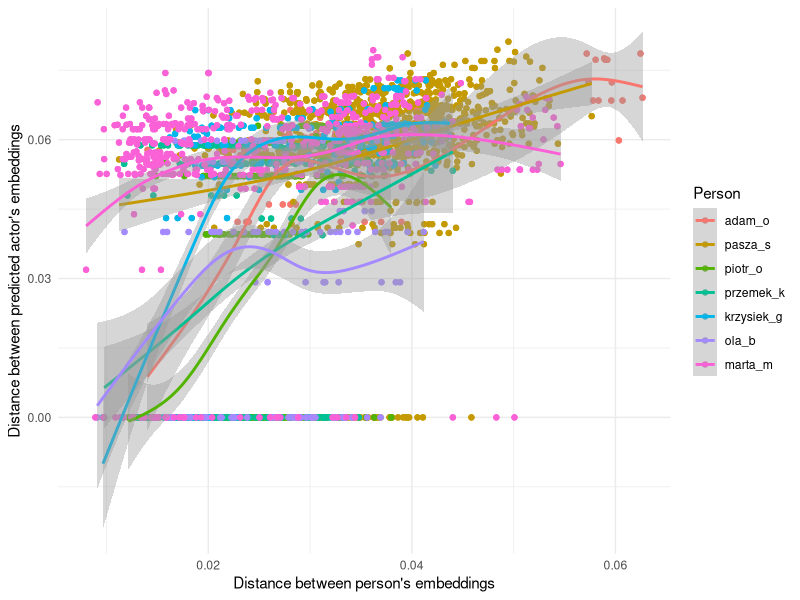
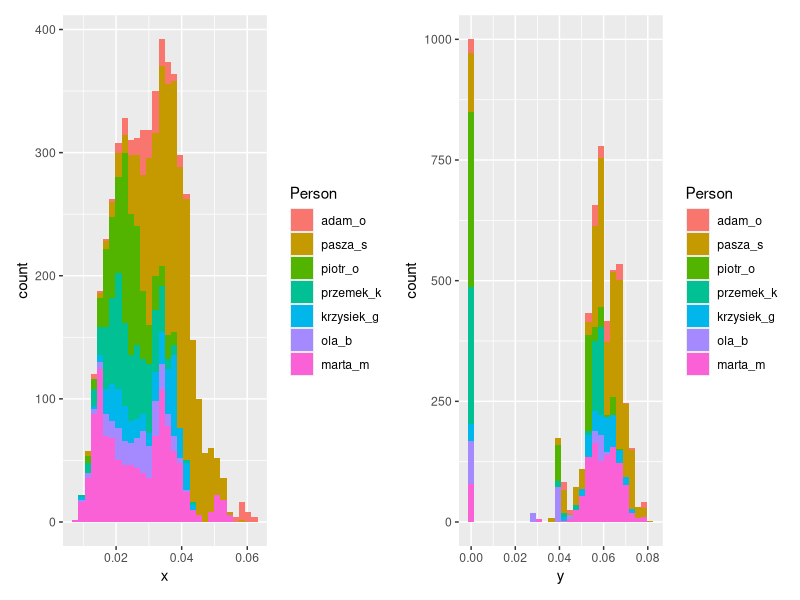
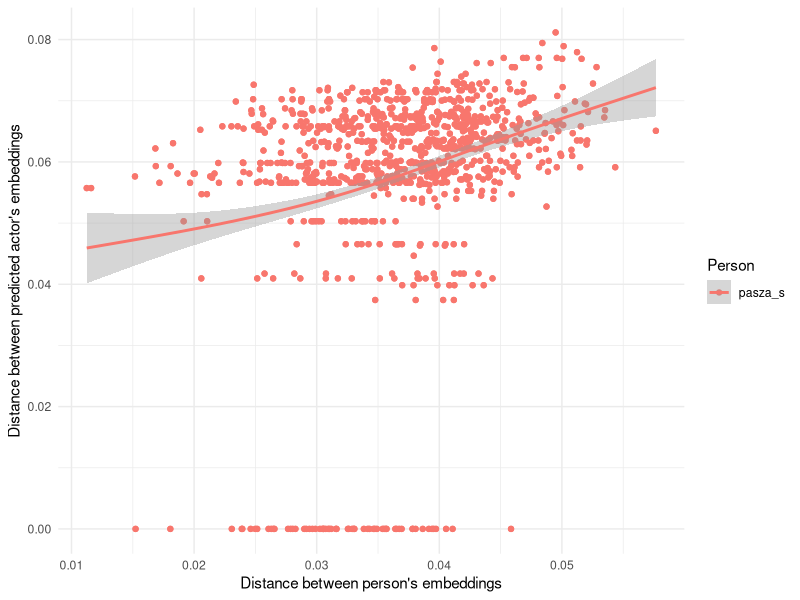
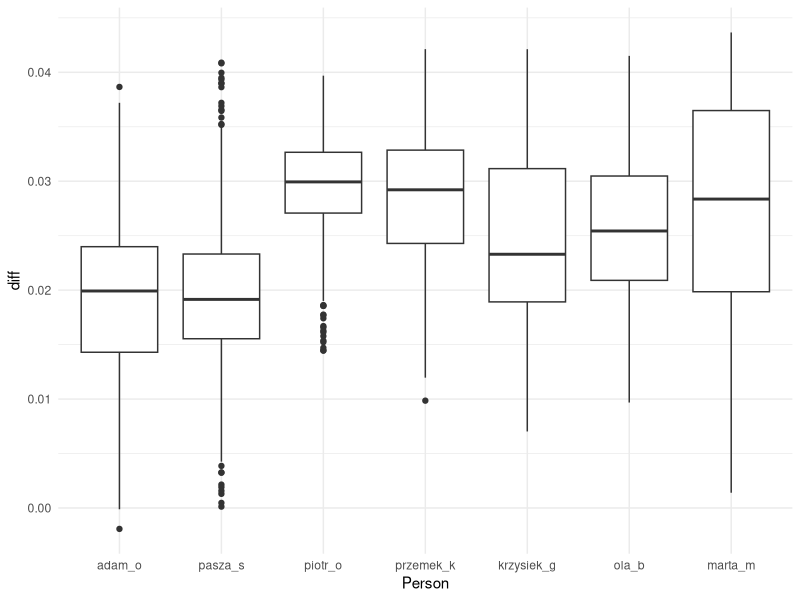
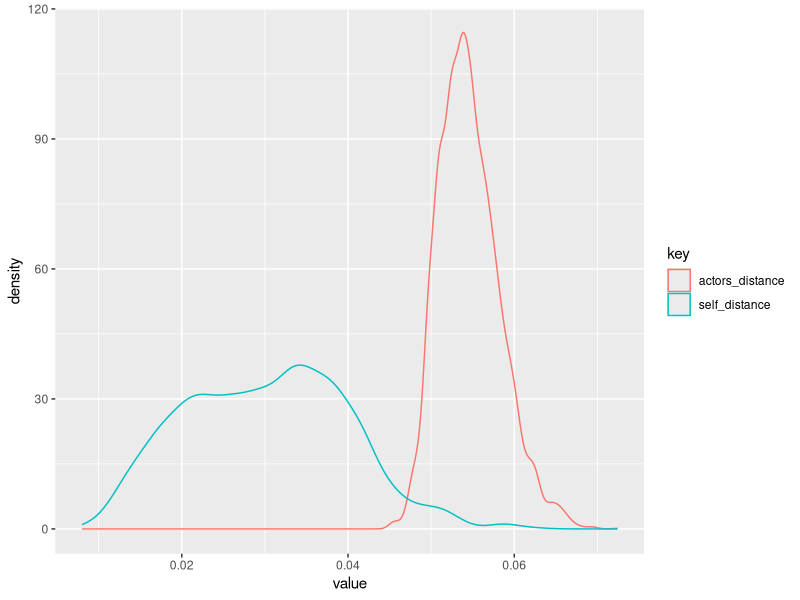
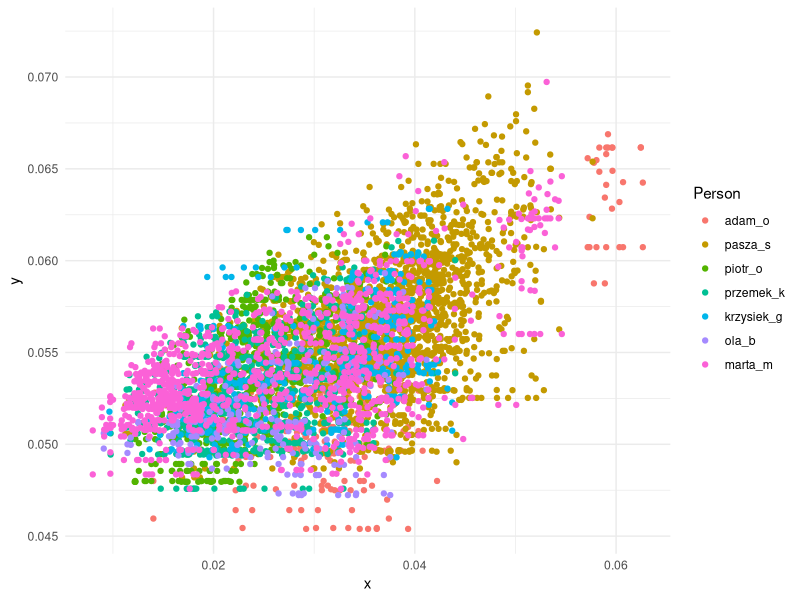

Write R code to recreate these figures, in order.
library(tidyverse)
library(patchwork)
data <- read_csv('stability_pd_df.csv', col_types = 'fnn')
data <- data %>% filter(x != 0)

data %>% ggplot(aes(x, y, colour=Person)) +
    geom_point() +
    geom_smooth() +
    xlab('Distance between person\'s embeddings') +
    ylab('Distance between predicted actor\'s embeddings') +
    theme_minimal()

p1 <- data %>% ggplot(aes(x, fill=Person)) +
    geom_histogram()

p2 <- data %>% ggplot(aes(y, fill=Person)) +
    geom_histogram()
p1 + p2

data %>%
    filter(Person=='pasza_s') %>% 
    ggplot(aes(x, y, colour=Person)) +
    geom_point() +
    geom_smooth() +
    xlab('Distance between person\'s embeddings') +
    ylab('Distance between predicted actor\'s embeddings') +
    theme_minimal()

data2 <- read_csv('stability2_pd_df.csv', col_types = 'fnn')
data2 <- data2 %>% filter(x != 0) %>% mutate(diff = y - x)
data2 %>% ggplot(aes(x = Person, y = diff)) +
    geom_boxplot() +
    theme_minimal()

data2 %>% group_by(Person) %>% summarise(mean(diff > 0))

data2 %>% 
  select(x,y) %>% 
  rename(self_distance=x, actors_distance=y) %>%
  gather() %>% 
  ggplot(aes(value, colour = key)) + geom_density()

data2 %>% ggplot(aes(x = x, y = y , colour = Person)) +
    geom_point() +
    theme_minimal()

